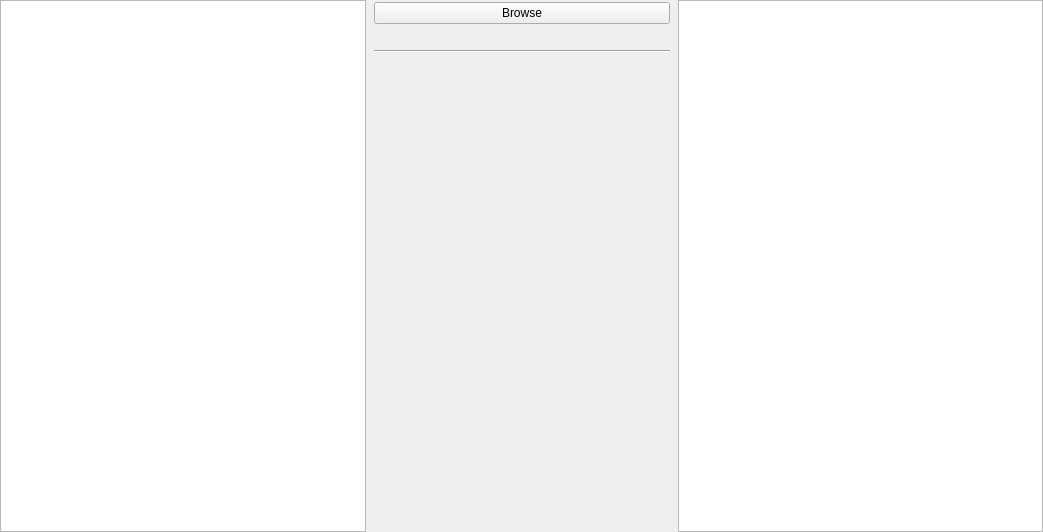
<?xml version="1.0" encoding="UTF-8"?>
<ui version="4.0">
 <class>palette_extractorClass</class>
 <widget class="QMainWindow" name="palette_extractorClass">
  <property name="geometry">
   <rect>
    <x>0</x>
    <y>0</y>
    <width>1043</width>
    <height>532</height>
   </rect>
  </property>
  <property name="windowTitle">
   <string>Palette Extractor</string>
  </property>
  <widget class="QWidget" name="centralWidget">
   <layout class="QHBoxLayout" name="horizontalLayout">
    <property name="leftMargin">
     <number>0</number>
    </property>
    <property name="topMargin">
     <number>0</number>
    </property>
    <property name="rightMargin">
     <number>0</number>
    </property>
    <property name="bottomMargin">
     <number>0</number>
    </property>
    <item>
     <widget class="customGraphicsView" name="originalImg"/>
    </item>
    <item>
     <widget class="QWidget" name="mainWidget" native="true">
      <property name="sizePolicy">
       <sizepolicy hsizetype="Maximum" vsizetype="Preferred">
        <horstretch>0</horstretch>
        <verstretch>0</verstretch>
       </sizepolicy>
      </property>
      <property name="minimumSize">
       <size>
        <width>300</width>
        <height>0</height>
       </size>
      </property>
      <layout class="QVBoxLayout" name="verticalLayout_2">
       <property name="leftMargin">
        <number>2</number>
       </property>
       <property name="topMargin">
        <number>2</number>
       </property>
       <property name="rightMargin">
        <number>2</number>
       </property>
       <property name="bottomMargin">
        <number>2</number>
       </property>
       <item>
        <widget class="QPushButton" name="pushButton">
         <property name="text">
          <string>Browse</string>
         </property>
        </widget>
       </item>
       <item>
        <widget class="QLabel" name="selectedColor">
         <property name="text">
          <string/>
         </property>
        </widget>
       </item>
       <item>
        <widget class="Line" name="line">
         <property name="orientation">
          <enum>Qt::Horizontal</enum>
         </property>
        </widget>
       </item>
       <item>
        <widget class="QScrollArea" name="results">
         <property name="frameShape">
          <enum>QFrame::NoFrame</enum>
         </property>
         <property name="lineWidth">
          <number>0</number>
         </property>
         <property name="horizontalScrollBarPolicy">
          <enum>Qt::ScrollBarAlwaysOff</enum>
         </property>
         <property name="widgetResizable">
          <bool>true</bool>
         </property>
         <widget class="QWidget" name="scrollAreaWidgetContents">
          <property name="geometry">
           <rect>
            <x>0</x>
            <y>0</y>
            <width>300</width>
            <height>467</height>
           </rect>
          </property>
          <property name="minimumSize">
           <size>
            <width>300</width>
            <height>0</height>
           </size>
          </property>
         </widget>
        </widget>
       </item>
      </layout>
     </widget>
    </item>
    <item>
     <widget class="customGraphicsView" name="processedImg"/>
    </item>
   </layout>
  </widget>
 </widget>
 <layoutdefault spacing="6" margin="11"/>
 <customwidgets>
  <customwidget>
   <class>customGraphicsView</class>
   <extends>QGraphicsView</extends>
   <header>customgraphicsview.h</header>
  </customwidget>
 </customwidgets>
 <resources>
  <include location="palette_extractor.qrc"/>
 </resources>
 <connections/>
</ui>
